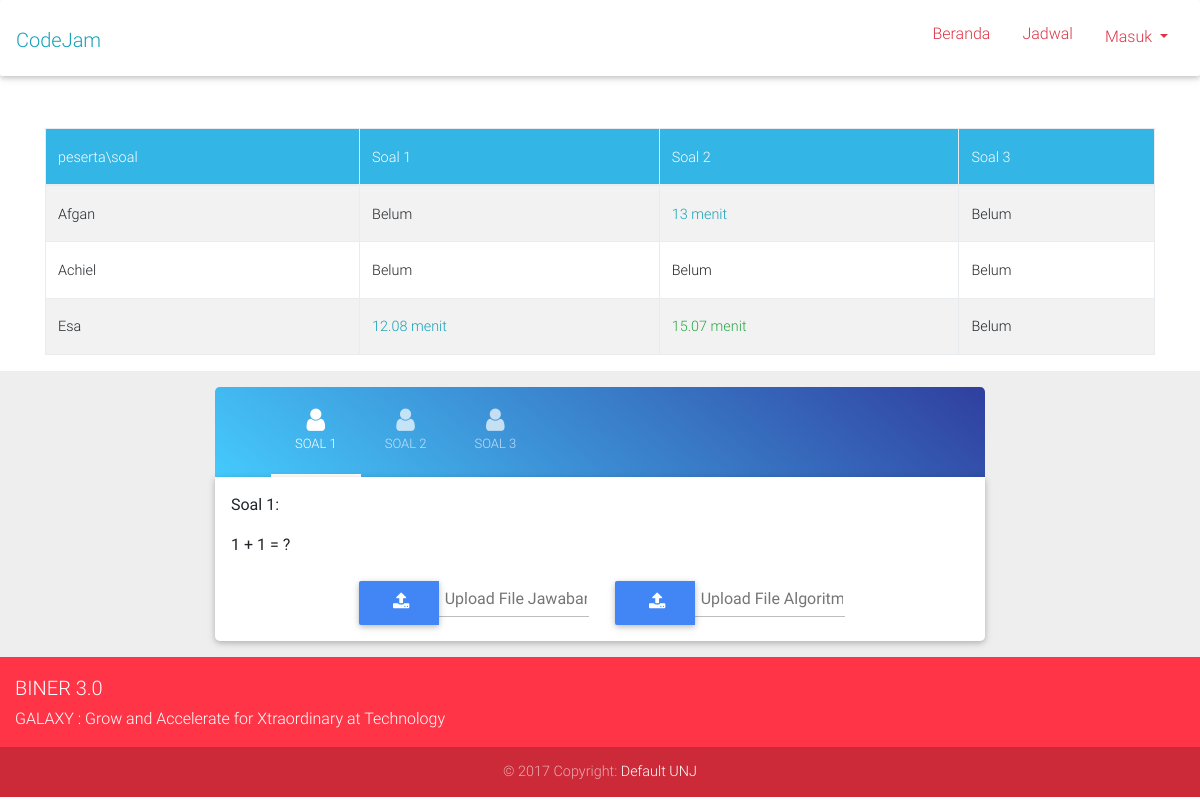
The page /index.php/compete/Index on the database its author committed.
### tables this page shows
CREATE TABLE `soal` (
  `IDsoal` int(11) NOT NULL,
  `tingkat` enum('SMA','Mahasiswa') NOT NULL,
  `soal` text NOT NULL,
  `tanggal` date NOT NULL,
  `waktu` time NOT NULL
);

CREATE TABLE `participants` (
  `IDparticipants` int(11) NOT NULL,
  `username` varchar(255) NOT NULL,
  `nama` varchar(255) NOT NULL,
  `college` varchar(255) NOT NULL,
  `tingkat` enum('SMA','Mahasiswa') NOT NULL
);

CREATE TABLE `jawaban` (
  `IDjawaban` int(11) NOT NULL,
  `IDsoal` int(11) NOT NULL,
  `IDparticipants` int(11) NOT NULL,
  `waktu` time NOT NULL,
  `fileJawaban` varchar(255) NOT NULL,
  `fileAlgoritma` varchar(255) NOT NULL
);

### application/views/layout/wrapper.php (called while the page is built, shortened)
<?php
require_once('head.php');
require_once($nav);
require_once('content.php');
require_once('footer.php');

### application/controllers/Compete.php (called while the page is built, shortened)
<?php
class Compete extends CI_Controller{
	function __construct(){
		$this->load->model('compete_model');
		$this->load->model('home_model');
	}
	public function Index()
	{
		$soal = $this->compete_model->get_soal_tingkat('Mahasiswa');
		$peserta = $this->compete_model->get_participants_tingkat('Mahasiswa');
		$data = array(
			'title' => 'CodeJam | Competition',
			'isi' => 'pages/competition',
			'nav' => 'nav.php',
			'nav_active' => 'competition',
			'soal' => $soal,
			'peserta' => $peserta
		);
		$this->load->view('layout/wrapper',$data);
	}
}

### index.php (called while the page is built, shortened)
<?php
require_once BASEPATH.'core/CodeIgniter.php';

### application/views/layout/content.php (called while the page is built, shortened)
<?php
if($isi) {
	$this->load->view($isi);
}

### application/models/compete_model.php (called while the page is built, shortened)
<?php
class Compete_model extends CI_Model{
	function get_participants($username)
	{
		return $this->db->get_where('participants', array('username' => $username))->row_array();
	}
	public function get_participants_byID($IDparticipants)
	{
		return $this->db->get_where('participants', array('IDparticipants' => $IDparticipants))->row_array();
	}
	function get_participants_tingkat($tingkat)
	{
		return $this->db->get_where('participants', array('tingkat' => $tingkat))->result();
	}
	function get_soal_tingkat($tingkat)
	{
		return $this->db->get_where('soal', array('tingkat' => $tingkat))->result();
	}
	public function get_soal_byID($IDsoal)
	{
		return $this->db->get_where('soal', array('IDsoal' => $IDsoal))->row_array();
	}
	public function get_jawaban_byID($IDjawaban)
	{
		return $this->db->get_where('jawaban', array('IDjawaban' => $IDjawaban))->row_array();
	}
	public function get_jawaban_soal($IDsoal)
	{
		return $this->db->get_where('jawaban', array('IDsoal' => $IDsoal))->result();
	}
	public function get_jawaban_si($IDparticipants, $IDsoal)
	{
		return $this->db->get_where('jawaban', array('IDparticipants' => $IDparticipants, 'IDsoal' => $IDsoal))->row_array();
	}
	public function check_jawaban_si($IDparticipants,$IDsoal)
	{
		return $this->db->get_where('jawaban', array('IDparticipants' => $IDparticipants, 'IDsoal' => $IDsoal))->num_rows();
	}
	public function check_fastest($IDsoal)
	{
		$jawaban = $this->get_jawaban_soal($IDsoal);
		$f = 0;
		foreach($jawaban as $j) {
			if ($f == 0) {
				$f = $j->IDjawaban;
			} else {
				$tf = (strtotime($this->get_jawaban_byID($f)['waktu']) - strtotime($this->get_soal_byID($IDsoal)['waktu']))/60;
				$tj = (strtotime($this->get_jawaban_byID($j->IDjawaban)['waktu']) - strtotime($this->get_soal_byID($IDsoal)['waktu']))/60;
				if ($tf < $tj) {
					$f = $f;
				} else {
					$f = $j->IDjawaban;
				}
			}
		}
		return $f;
	}
}

### application/views/pages/competition.php (the view, shortened to what this page needs)
<div class="my-5 py-1">
</div>
<div class="container">
	<div class="row" style="max-height: 70%">
		<div class="col-12">
			<table class="table table-responsive table-bordered table-striped w-100">
				<thead>
					<tr class="bg-info text-white">
						<td>peserta\soal</td>
						<?php $i = 1 ?>
						<?php foreach ($soal as $p): ?>
							<td>Soal <?php echo $i ?></td>
						<?php $i++; endforeach ?>
					</tr>
				</thead>
				<tbody>
					<?php foreach ($peserta as $p): ?>
						<tr>
							<td><?php echo $this->compete_model->get_participants_byID($p->IDparticipants)['nama'] ?></td>
							<?php foreach ($soal as $s): ?>
								<?php $f = $this->compete_model->check_fastest($s->IDsoal)?>
								<?php if ($this->compete_model->check_jawaban_si($p->IDparticipants,$s->IDsoal)!=0): ?>
									<?php if ($this->compete_model->get_jawaban_si($p->IDparticipants,$s->IDsoal)['IDjawaban'] == $f): ?>
										<td class="text-info"><?php echo round((strtotime($this->compete_model->get_jawaban_si($p->IDparticipants,$s->IDsoal)['waktu']) - strtotime($s->waktu))/60,2)." menit" ?></td>
									<?php else: ?>
										<td class="text-success"><?php echo round((strtotime($this->compete_model->get_jawaban_si($p->IDparticipants,$s->IDsoal)['waktu']) - strtotime($s->waktu))/60,2)." menit" ?></td>
									<?php endif ?>
								<?php else: ?>
									<td>Belum</td>
								<?php endif ?>
							<?php endforeach ?>
						<?php endforeach ?>
					</tr>
				</tbody>
			</table>
		</div>
	</div>
</div>
<div class="container-fluid grey lighten-3">
	<div class="row py-3">
		<div class="col-2"></div>
		<div class="col-8">
			<div>
			    <ul class="nav classic-tabs blue-gradient" role="tablist" id="akunTab" >
			    	<?php $i = 1 ?>
					<?php foreach ($soal as $p): ?>
						<?php if ($i == 1): ?>
							<?php if ($this->compete_model->check_jawaban_si($this->compete_model->get_participants($_SESSION['username'])['IDparticipants'],$p->IDsoal)!=0): ?>
								<li class="nav-item">
						            <a class="nav-link waves-light active" data-toggle="tab" href="#soal<?php echo $i ?>" role="tab"><i class="fa fa-thumbs-o-up fa-2x" aria-hidden="true"></i><br>Soal <?php echo $i ?></a>
						        </li>
							<?php else: ?>
								<li class="nav-item">
						            <a class="nav-link waves-light active" data-toggle="tab" href="#soal<?php echo $i ?>" role="tab"><i class="fa fa-user fa-2x" aria-hidden="true"></i><br>Soal <?php echo $i ?></a>
						        </li>
					    	<?php endif; ?>
						<?php else: ?>
							<?php if ($this->compete_model->check_jawaban_si($this->compete_model->get_participants($_SESSION['username'])['IDparticipants'],$p->IDsoal)!=0): ?>
								<li class="nav-item">
						            <a class="nav-link waves-light" data-toggle="tab" href="#soal<?php echo $i ?>" role="tab"><i class="fa fa-thumbs-o-up fa-2x" aria-hidden="true"></i><br>Soal <?php echo $i ?></a>
						        </li>
							<?php else: ?>
								<li class="nav-item">
						            <a class="nav-link waves-light" data-toggle="tab" href="#soal<?php echo $i ?>" role="tab"><i class="fa fa-user fa-2x" aria-hidden="true"></i><br>Soal <?php echo $i ?></a>
						        </li>
					        <?php endif; ?>
						<?php endif ?>
					<?php $i++; endforeach ?>
			    </ul>
			</div>
			<div class="tab-content card" style="padding-top: 0">
				<?php $i = 1 ?>
				<?php foreach ($soal as $p): ?>
					<?php if ($i == 1): ?>
						<div class="tab-pane fade in show active" id="soal<?php echo $i ?>" role="tabpanel">
							<div class="my-3">
								<p>Soal <?php echo $i ?>:</p>
								<p><?php echo $p->soal ?></p>
							</div>
							<?php if ($this->compete_model->check_jawaban_si($this->compete_model->get_participants($_SESSION['username'])['IDparticipants'],$p->IDsoal)!=0): ?>
								<p>Jawaban sudah terupload <i class="fa fa-thumbs-o-up"></i></p>
							<?php else: ?>
								<?php echo form_open_multipart('compete/');?>
									<div class="row">
										<div class="col-2"></div>
										<div class="btn-group file-field pt-2 col-4">
					                        <label class="btn btn-primary">
					                            <span class="fa fa-upload"></span>
					                        </label>
					                        <label>
					                            <input class="file-path blue-text" type="text" placeholder=" Upload File Jawaban" [value]="showFiles()">
					                        </label>
					                    </div>
					                    <div class="btn-group file-field pt-2 col-4">
					                        <label class="btn btn-primary">
					                            <span class="fa fa-upload"></span>
					                        </label>
					                        <label>
					                            <input class="file-path blue-text" type="text" placeholder=" Upload File Algoritma" [value]="showFiles()">
					                        </label>
					                    </div>
									</div>
								</form>
							<?php endif; ?>
	        			</div>
					<?php endif ?>
				<?php $i++; endforeach ?>
			</div>
		</div>
	</div>
</div>

### application/views/layout/head.php (shortened to what this page needs)
<!DOCTYPE html>
<html lang="en">
<head>
    <link rel="stylesheet" href="https://maxcdn.bootstrapcdn.com/font-awesome/4.6.0/css/font-awesome.min.css">
    <link href="<?php echo base_url('assets/css/bootstrap.min.css')?>" rel="stylesheet">
    <link href="<?php echo base_url('assets/css/mykaramel.min.css')?>" rel="stylesheet">
    <link href="<?php echo base_url('assets/css/mykaramel.css')?>" rel="stylesheet">
    <link href="<?php echo base_url('assets/css/karamel.css')."?v=".date("Ymd") ?>" rel="stylesheet">
    <link href="<?php echo base_url('assets/css/datatables.min.css')?>" rel="stylesheet">
</head>

### application/views/layout/nav.php (shortened to what this page needs)
<body>
    <nav class="navbar navbar-expand-lg flex-column flex-md-row fixed-top white scrolling-navbar">
        <h1><a class="navbar-brand text-info" href="<?php echo base_url() ?>">CodeJam</a></h1>
        <ul class="nav justify-content-end ml-auto">
            <?php if (isset($nav_active) && $nav_active == 'Home'): ?>
                <li class="nav-item active_nav">
                    <h6><a class="nav-link text-white" href="<?php echo base_url()?>">Beranda</a></h6>
                </li>
            <?php else: ?>
                <li class="nav-item">
                    <h6><a class="nav-link text-danger" href="<?php echo base_url()?>">Beranda</a></h6>
                </li>
            <?php endif ?>
            <li class="nav-item">
                <h6><a class="nav-link text-danger" href="">Jadwal</a></h6>
            </li>
            <?php if (isset($_SESSION['codelevel'])): ?>
                <li class="nav-item">
                    <h6><a class="nav-link text-danger disabled" disabled><i class="fa fa-trophy" data-toggle="tooltip" data-placement="bottom" title="Mulai Lomba"></i></a></h6>
                </li>
            <?php else: ?>
                <li class="nav-item dropdown">
                    <a class="nav-link text-danger dropdown-toggle" id="navbarDropdownMenuLink" data-toggle="dropdown" aria-haspopup="true" aria-expanded="false">
                        Masuk
                    </a>
                </li>
            <?php endif; ?>
        </ul>
    </nav>
    <br>

### application/views/layout/footer.php (shortened to what this page needs)
<footer class="page-footer bg-danger center-on-small-only my-0">
    <div class="container-fluid">
        <div class="row">
            <div class="col-md-6">
                <h5 class="title"><a href="http://biner.defaultunj.com">Biner 3.0</a></h5>
                <p>GALAXY : Grow and Accelerate for Xtraordinary at Technology</p>
            </div>
        </div>
    </div>
    <div class="footer-copyright">
        <div class="container-fluid">
            © <?php echo date('Y');?> Copyright: <a href="https://defaultunj.com" target="_blank"> Default UNJ </a>
        </div>
    </div>
</footer>
</body>
</html>

### rows shown on the page
soal: shows "Belum", soal "1 + 1 = ?"
soal: shows "Belum"
soal: shows "Belum"
participants: IDparticipants+nama "Afgan", IDparticipants.waktu "13"
participants: IDparticipants+nama "Achiel"
participants: IDparticipants+nama "Esa", IDparticipants.waktu "12.08", IDparticipants.waktu "15.07"
